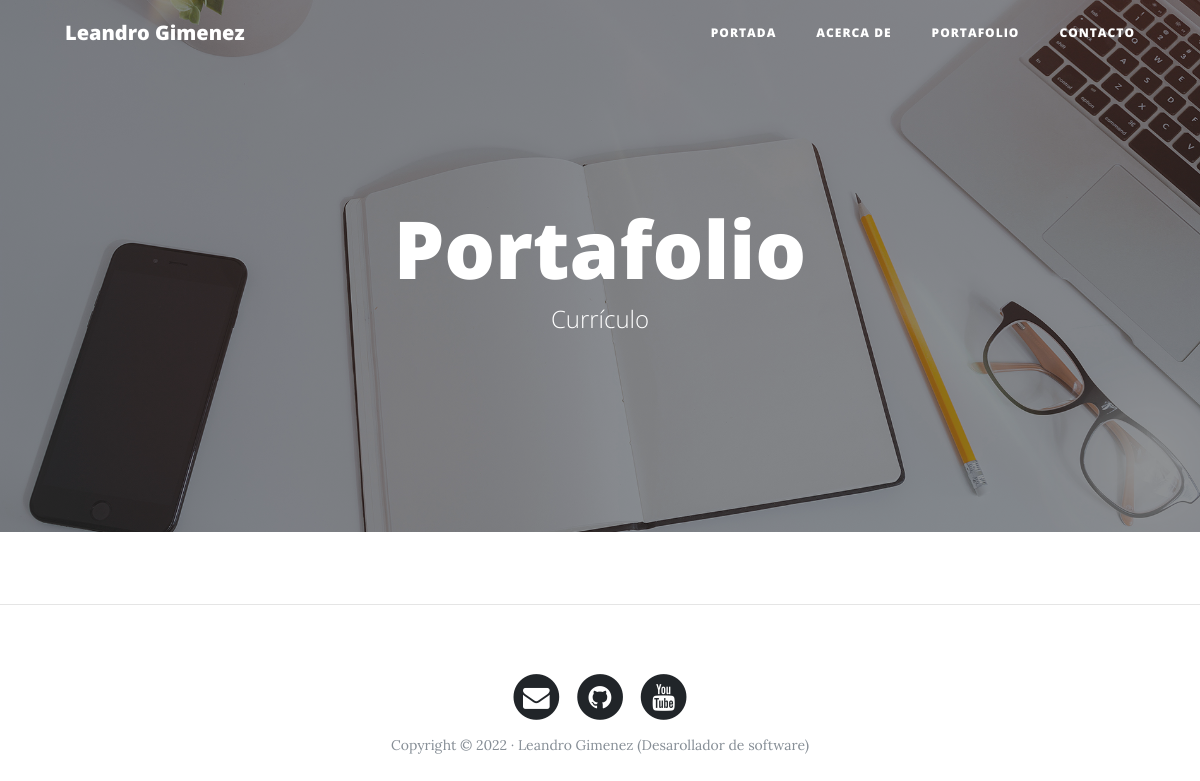
/portfolio/, run on an earlier commit of the app's database.
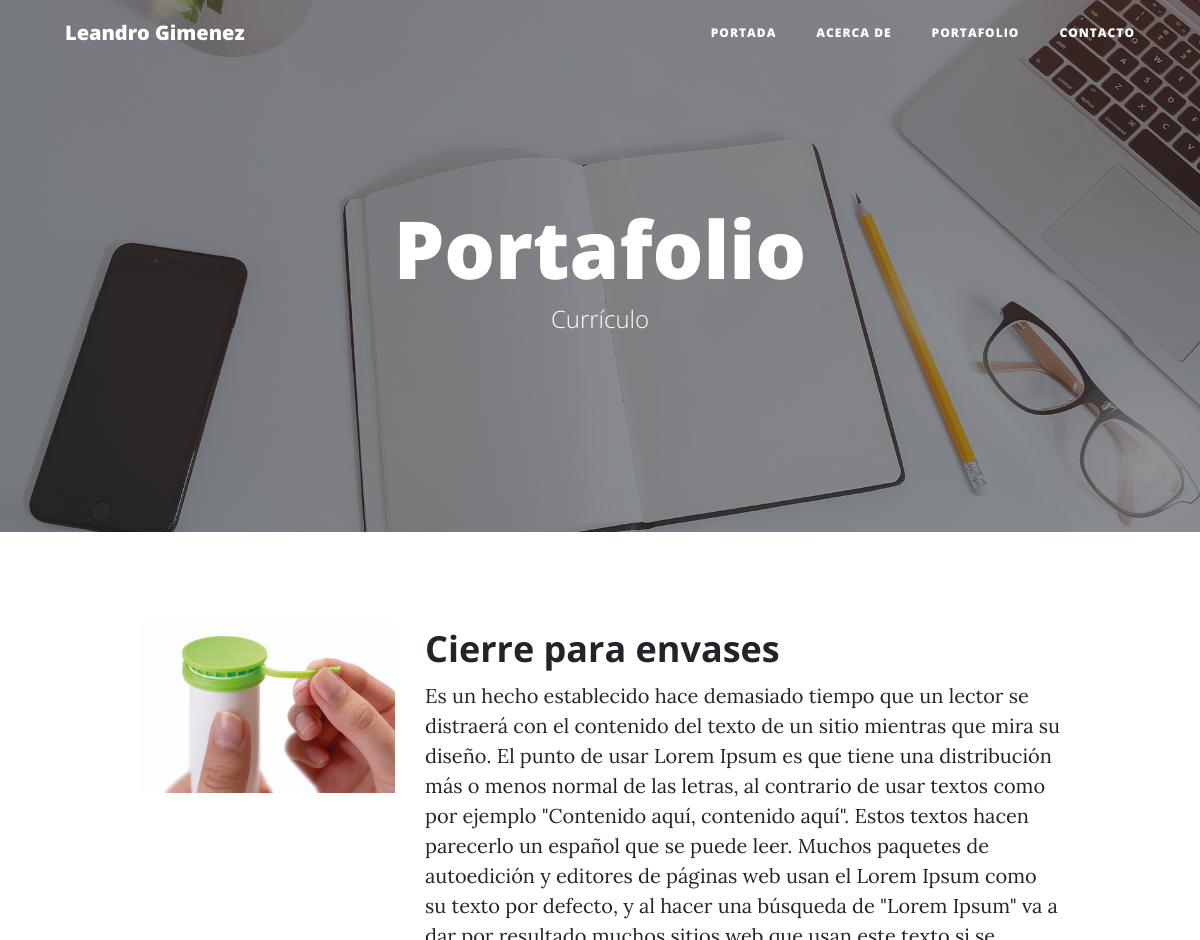
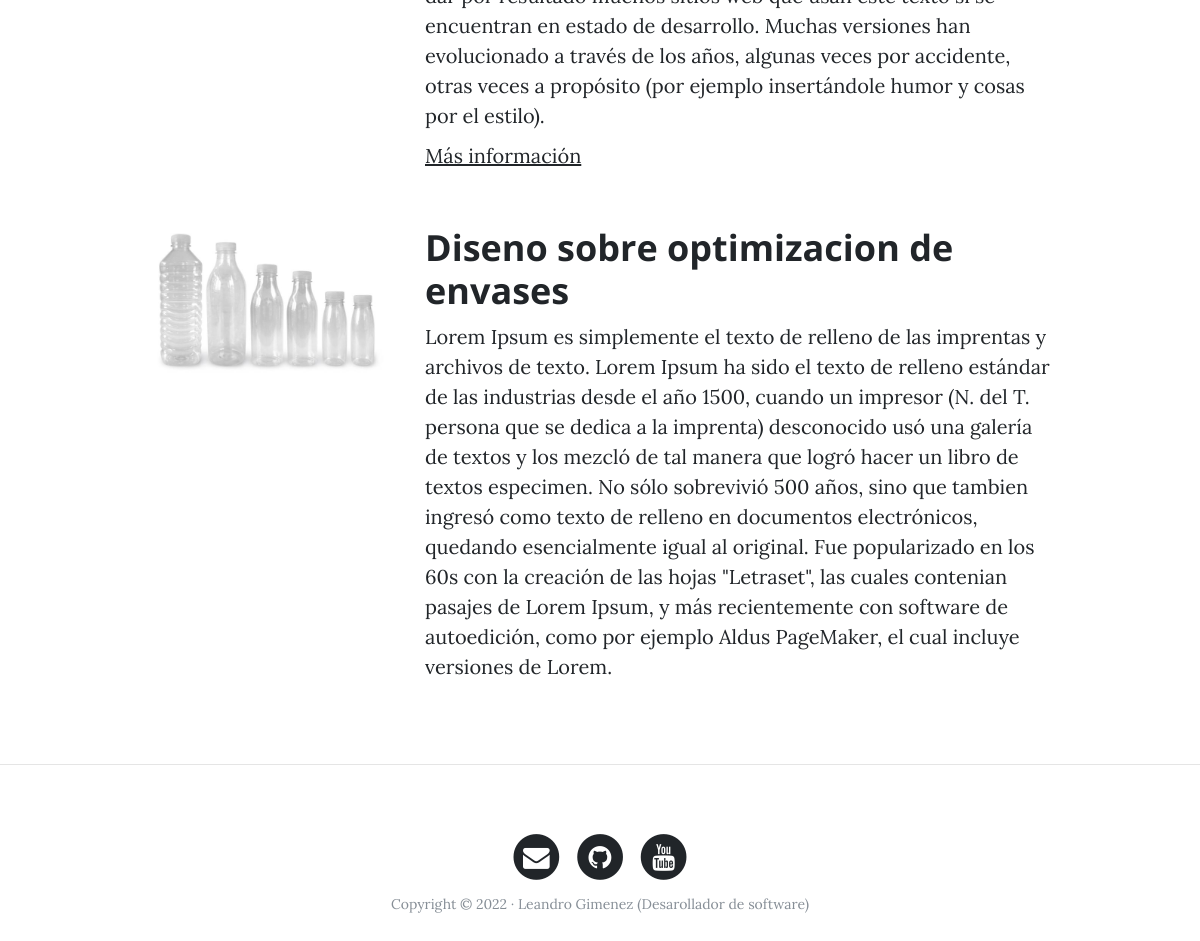
And on a later commit of the database (2 pictures, top to bottom).
### applications/portfolio/models.py (models this page shows, shortened)
class Project(models.Model):
    title = models.CharField(max_length=50, verbose_name="Titulo")
    description = models.TextField(verbose_name="Descripcion")
    image = models.ImageField(upload_to='projects', verbose_name="Imagen")
    link = models.URLField(null=True, blank=True, verbose_name='URL')
    created = models.DateTimeField(auto_now_add=True, verbose_name="Fecha de creacion")
    updated = models.DateTimeField(auto_now=True, verbose_name="Fecha de actualizacion")
    class Meta:
        verbose_name = 'proyecto'
        verbose_name_plural = 'proyectos'
        ordering = ['-created']

### applications/portfolio/views.py (the view)
# urls.py: path('portfolio/', views.portfolio, name='portfolio'),
def portfolio(request):
    projects = Project.objects.all()
    return render(request, 'portfolio/portfolio.html', {'projects':projects})

### templates/portfolio/portfolio.html (shortened to what this page needs)
{% extends 'base.html' %}
{% block background %} {% load static %}{% static 'core/img/portfolio-bg.jpg' %}{% endblock background %}
{% block header %}
<h1>Portafolio</h1>
<span class="subheading">Currículo</span>
{% endblock header %}
{% block content %}
{% for project in projects%}
        <div class="row project">
            <div class="col-lg-3 col-md-4 offset-lg-1">
                <img class="img-fluid" src="{{project.image.url}}" alt="">
            </div>
            <div class="col-lg-7 col-md-8">
                <h2 class="section-heading title">{{project.title}}</h2>
                <p>{{project.description}}</p>
                {% if project.link %}
                <p><a href="{{project.link}}">Más información</a></p>
                {% endif %}
            </div>
        </div>
{% endfor %}
{% endblock content %}

### templates/base.html (shortened to what this page needs)
<!DOCTYPE html>
<html lang="es">
  <head>
    {% load static %}
    <link href="{% static 'core/vendor/bootstrap/css/bootstrap.min.css' %}" rel="stylesheet">
    <link href="{% static 'core/vendor/font-awesome/css/font-awesome.min.css' %}" rel="stylesheet" type="text/css">
    <link href="{% static 'core/css/clean-blog.min.css' %}" rel="stylesheet">
  </head>
  <body>
    <nav class="navbar navbar-expand-lg navbar-light fixed-top" id="mainNav">
      <div class="container">
        <a class="navbar-brand" href="{% url 'home' %}">Leandro Gimenez</a>
        <div class="collapse navbar-collapse" id="navbarResponsive">
          <ul class="navbar-nav ml-auto">
            <li class="nav-item">
              <a class="nav-link" href="{% url 'home' %}">Portada</a>
            </li>
            <li class="nav-item">
              <a class="nav-link" href="{% url 'about' %}">Acerca de</a>
            </li>
            <li class="nav-item">
              <a class="nav-link" href="{% url 'portfolio' %}">Portafolio</a>
            </li>
            <li class="nav-item">
              <a class="nav-link" href="{% url 'contacto' %}">Contacto</a>
            </li>
          </ul>
        </div>
      </div>
    </nav>
    <header class="masthead" style="background-image: url('{% block background %} {% endblock background %}')">
      <div class="overlay"></div>
      <div class="container">
        <div class="row">
          <div class="col-lg-8 col-md-10 mx-auto">
            <div class="site-heading">
                {% block header %} {% endblock header %}
            </div>
          </div>
        </div>
      </div>
    </header>
    <div class="container">
            {% block content %} {% endblock content %}
    </div>
    {% if request.path != '/'%}<hr>{% endif %}
    <footer>
      <div class="container">
        <div class="row">
          <div class="col-lg-8 col-md-10 mx-auto">
            <ul class="list-inline text-center">
              <li class="list-inline-item">
                <a href="#">
                  <span class="fa-stack fa-lg">
                    <i class="fa fa-circle fa-stack-2x"></i>
                    <i class="fa fa-envelope fa-stack-1x fa-inverse"></i>
                  </span>
                </a>
              </li>
              <li class="list-inline-item">
                <a href="#">
                  <span class="fa-stack fa-lg">
                    <i class="fa fa-circle fa-stack-2x"></i>
                    <i class="fa fa-github fa-stack-1x fa-inverse"></i>
                  </span>
                </a>
              </li>
              <li class="list-inline-item">
                <a href="#">
                  <span class="fa-stack fa-lg">
                    <i class="fa fa-circle fa-stack-2x"></i>
                    <i class="fa fa-youtube fa-stack-1x fa-inverse"></i>
                  </span>
                </a>
              </li>
            </ul>
            <p class="copyright text-muted">Copyright &copy; 2022 · Leandro Gimenez (Desarollador de software) </p>
          </div>
        </div>
      </div>
    </footer>
  </body>
</html>

What changed in the data, as far as the page shows it:
added Project: image (picture), title "Cierre para envases", description "Es un hecho establecido hace demasiado tiempo que un lector se distraerá con el contenido del texto de un sitio mientras que mira su diseño. El punto de usar Lorem Ipsum es que tiene una distribución más o menos normal de las letras, al contrario de usar textos como por ejemplo \"Contenido aquí, contenido aquí\". Estos textos hacen parecerlo un español que se puede leer. Muchos paquetes de autoedición y editores de páginas web usan el Lorem Ipsum como su texto por defecto, y al hacer una búsqueda de \"Lorem Ipsum\" va a dar por resultado muchos sitios web que usan este texto si se encuentran en estado de desarrollo. Muchas versiones han evolucionado a través de los años, algunas veces por…"
added Project: image (picture), title "Diseno sobre optimizacion de envases", description "Lorem Ipsum es simplemente el texto de relleno de las imprentas y archivos de texto. Lorem Ipsum ha sido el texto de relleno estándar de las industrias desde el año 1500, cuando un impresor (N. del T. persona que se dedica a la imprenta) desconocido usó una galería de textos y los mezcló de tal manera que logró hacer un libro de textos especimen. No sólo sobrevivió 500 años, sino que tambien ingresó como texto de relleno en documentos electrónicos, quedando esencialmente igual al original. Fue popularizado en los 60s con la creación de las hojas \"Letraset\", las cuales contenian pasajes de Lorem Ipsum, y más recientemente con software de autoedición, como por ejemplo Aldus PageMaker, el cual…"
